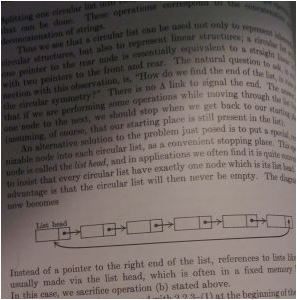
#> input picture #01 OpenCV/08 ImageProcessing/07 Thresholding/img/page.JPG, 297 x 300 px, found by its file name
$ jupyter execute '02 Adaptive Thresholding.ipynb'
#> lines starting #> are read from the running program, lines starting #| are printed output that depends on the picture; after the words box and inside, x2 and y2 are one past the last pixel; in counts of white or black regions, pixels touching at a corner belong together
[cell 1]
# Python program to illustrate
# adaptive thresholding type on an image

# organizing imports
import cv2
import numpy as np

# path to input image is specified and
# image is loaded with imread command
image1 = cv2.imread('page.jpg')
#> image1 is the input picture: shape (300, 297, 3); mean B, G, R 96.7, 100, 109.6

# cv2.cvtColor is applied over the
# image input with applied parameters
# to convert the image in grayscale
img = cv2.cvtColor(image1, cv2.COLOR_BGR2GRAY)

# Apply threshold
_,threshold = cv2.threshold(img,80,255,cv2.THRESH_BINARY)
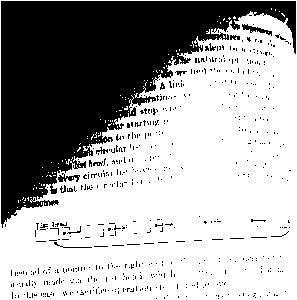
#> threshold: shape (300, 297); 64.1% white; 639 black regions (626 under 20 px), largest, box (x1, y1, x2, y2) and area: (1, 1, 296, 228) 29518, (242, 24, 272, 36) 126, (58, 173, 80, 182) 95

# applying different thresholding
# techniques on the input image
thresh1 = cv2.adaptiveThreshold(img, 255, cv2.ADAPTIVE_THRESH_MEAN_C,
                                          cv2.THRESH_BINARY, 199, 5)
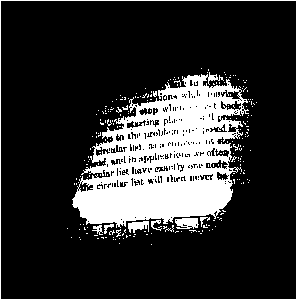
#> thresh1: shape (300, 297); 19.7% white; 237 white regions (227 under 20 px), largest, box (x1, y1, x2, y2) and area: (72, 72, 249, 228) 15183, (0, 0, 297, 300) 1190, (175, 218, 199, 229) 205

thresh2 = cv2.adaptiveThreshold(img, 255, cv2.ADAPTIVE_THRESH_GAUSSIAN_C,
                                          cv2.THRESH_BINARY, 199, 20)
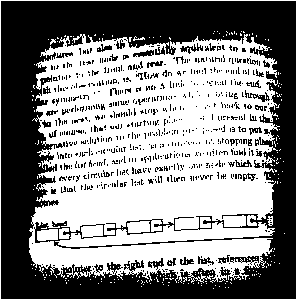
#> thresh2: shape (300, 297); 53.2% white; 718 black regions (669 under 20 px), largest, box (x1, y1, x2, y2) and area: (1, 1, 296, 299) 36288, (230, 256, 259, 265) 124, (245, 90, 270, 102) 98

import matplotlib.pyplot as plt

fig, (ax1, ax2,ax3,ax4) = plt.subplots(1, 4,figsize=(15,4))
fig.suptitle('Measure the Distance of Object')
ax1.imshow(image1,cmap='gray')
ax1.axis("Off")
ax1.set_title("Original")

ax2.imshow(threshold,cmap='gray')
ax2.axis("Off")
ax2.set_title("Simple Threshold")

ax3.imshow(thresh1,cmap='gray')
ax3.axis("Off")
ax3.set_title("Adaptive mean")

ax4.imshow(thresh2,cmap='gray')
ax4.axis("Off")
ax4.set_title("Adaptive Gaussian")
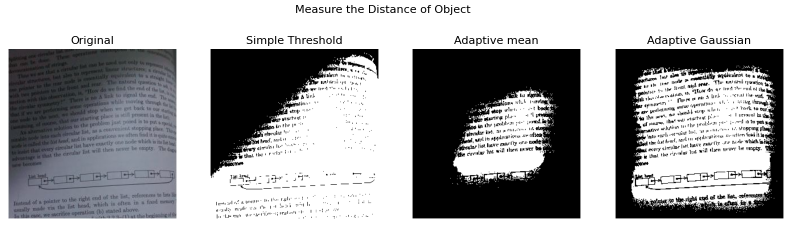
#> figure drawn by matplotlib, 4 panels; B, G, R data is drawn as R, G, B
